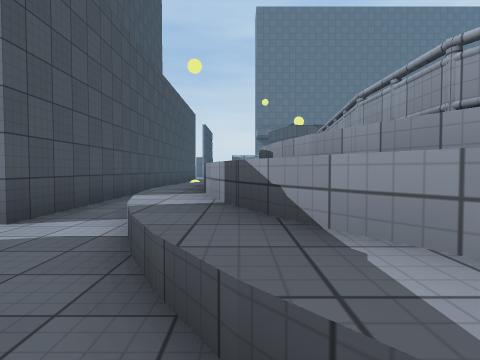
View 1 (above)

16 first-person views from a walk through a scene from a Unity 3-D project. The camera is 1.2 m above the floor, tilts 2° down and sees 75° across. The floor is counted in squares, 2 m on a side. Each view is taken from the middle of a square. On the plan, view 1 faces up. The plan holds only what a view shows up to about 9 squares ahead; the rest is blank. The place goes on beyond the plan. Some animated figures are not drawn. Surface patterns are stand-ins for the level's own textures.

View 2
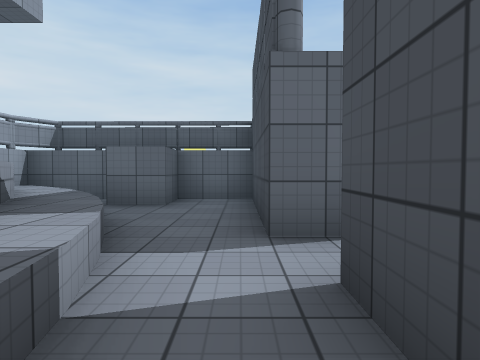

View 3
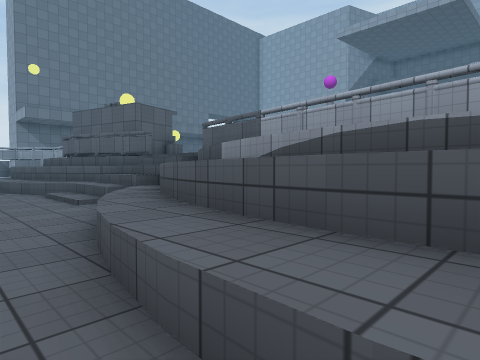

View 4
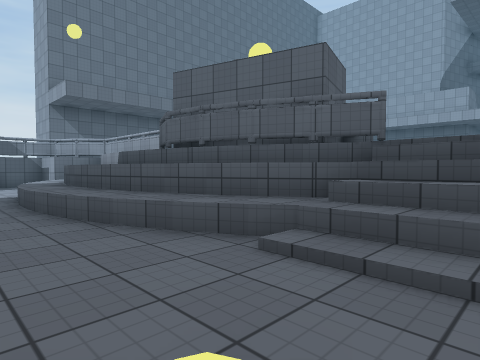

View 5
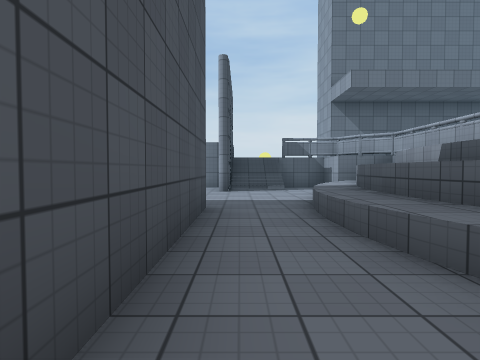

View 6
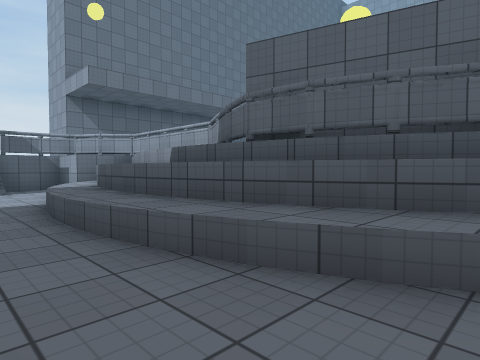

View 7
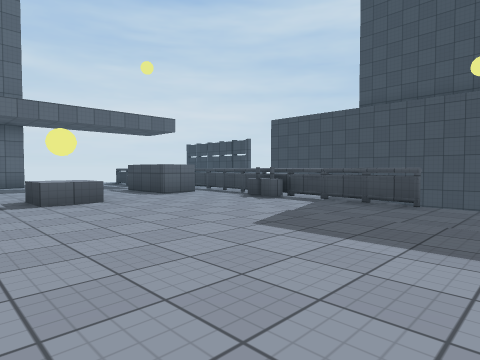

View 8
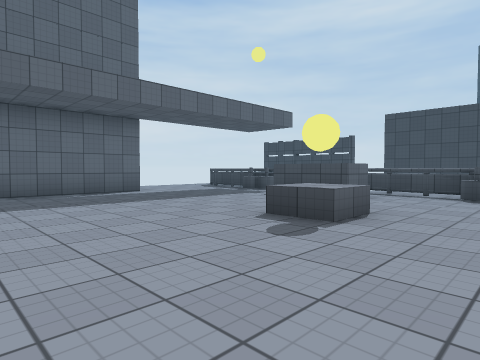

View 9
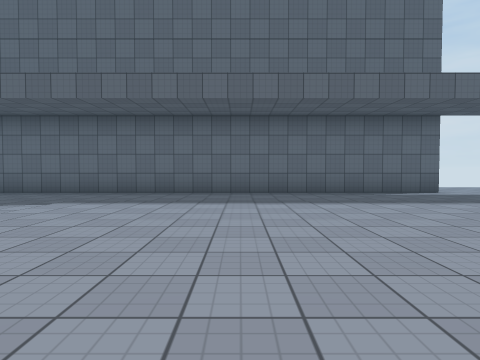

View 10
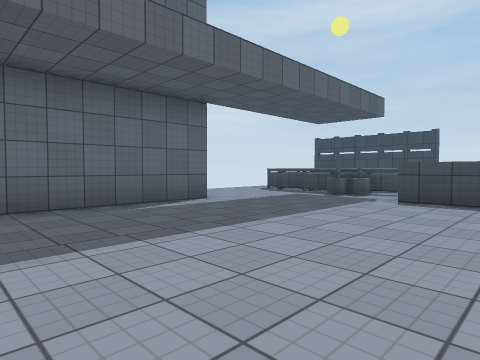

View 11
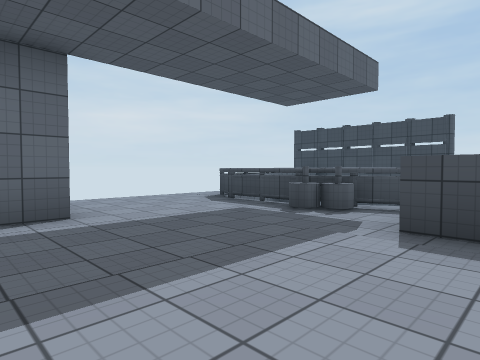

View 12
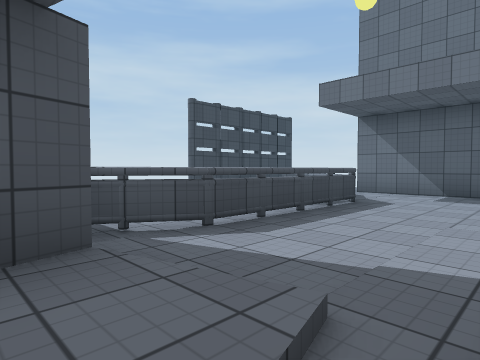

View 13
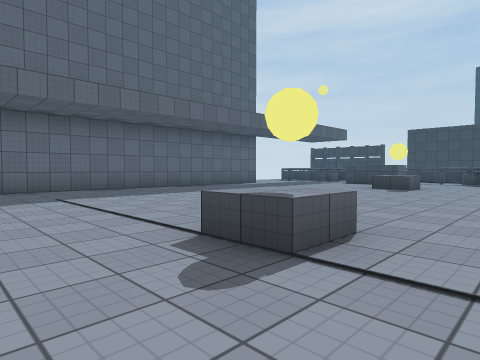

View 14
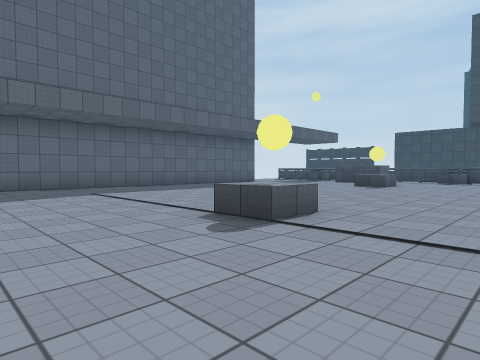

View 15
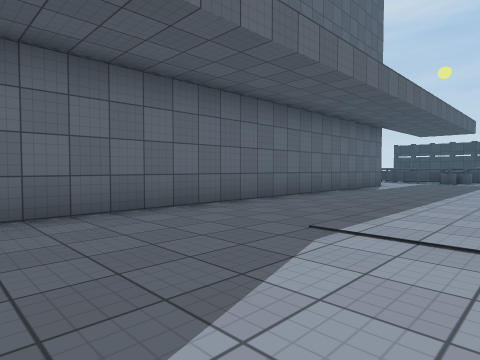

View 16
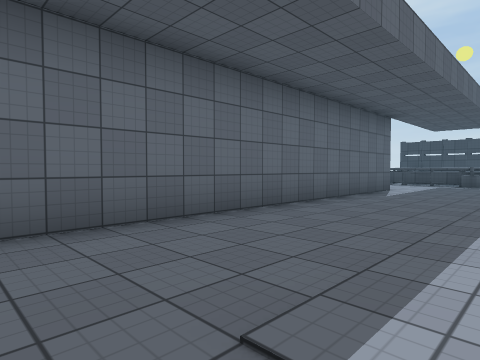

### Floor plan
Key: @ floor where view 1 was taken; # wall or solid block; . main floor; : floor 0.25 m higher than the main floor; - floor 0.75 m lower than the main floor; _ floor 1.5 m lower than the main floor; < floor 2 m lower than the main floor; / step, stairs or slope; = window, fence, low wall or low ledge; ^ raised ledge; R railing; O other object.
Columns run from 3 left of view 1 to 17 right of it. Each row starts with its distance up from view 1.
 25      ###
 24      ...
 23   /RR...
 22 <=/<#R..
 21 <<<<=R..
 20 <<<==R...
 19 <<<=^R...
 18 <<<=^R...
 17 #<<#R.//.
 16 #<<=R##:/
 15 #<<=R##
 14 #<<=RR#O
 13  <<==R
 12  <</// .....
 11 #<<///......
 10 #<</=R......    ..../
  9 #<<=^R............../
  8 #<==^R............../
  7 #<==^R...........^../
  6 #<#=^R...^........../
  5 #<_-^R^.............
  4 #<#=^R^............./
  3 <<==^R^............./
  2 #<<=^R............../
  1 #<< =RO............./
  0 #<<@=R............../
 -1 #<<##R...############
 -2  RRRRR...

Where each view was taken, in squares from view 1:
view 1: 0 up, 0 right, facing up
view 2: 5 up, 2 left, facing down
view 3: 5 up, 2 left, facing up-right
view 4: 11 up, 2 left, facing up-right
view 5: 13 up, 2 left, facing up
view 6: 13 up, 2 left, facing up-right
view 7: 12 up, 8 right, facing down-left
view 8: 8 up, 10 right, facing down-left
view 9: 8 up, 11 right, facing down
view 10: 5 up, 10 right, facing down-left
view 11: 4 up, 7 right, facing down-left
view 12: 16 up, 5 right, facing up-left
view 13: 9 up, 16 right, facing down-left
view 14: 10 up, 17 right, facing down-left
view 15: 4 up, 17 right, facing down-left
view 16: 3 up, 15 right, facing down-left
